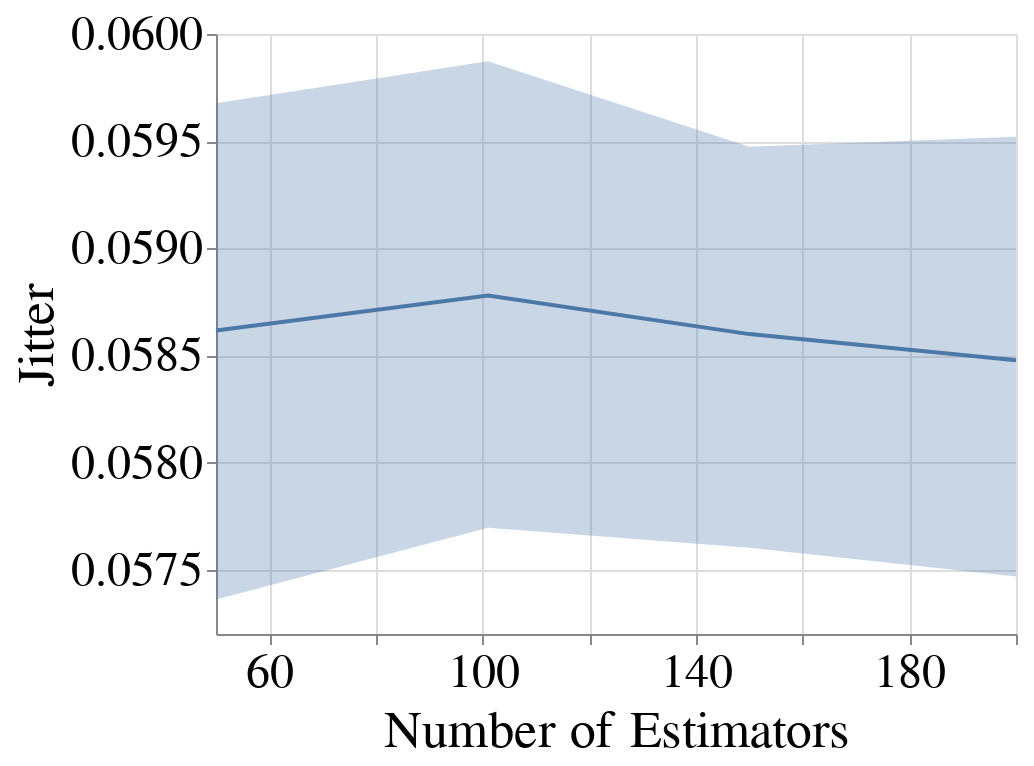

Notebook code cell kept with this figure:
### Code cell
create_plot_for_diff_bootstrap_sizes(all_subgroup_metrics_df,
                                     dataset_name=DATASET_NAMES[0],
                                     metric_name='Jitter',
                                     model_name=MODEL_NAMES[0],
                                     with_band=True)

### Figure 1 — Vega-Lite specification as saved in the notebook (floating-point values rounded to 4 significant figures)
{"config": {"view": {"continuousWidth": 400, "continuousHeight": 300}, "axis": {"labelFontSize": 24, "labelFontWeight": "normal", "titleFontSize": 26, "titleFontWeight": "normal"}, "legend": {"columns": 2, "direction": "horizontal", "labelFontSize": 22, "labelLimit": 400, "orient": "top", "symbolStrokeWidth": 10, "titleAnchor": "middle", "titleFontSize": 24, "titleLimit": 300}, "title": {"fontSize": 22}}, "layer": [{"mark": {"type": "errorband", "extent": "ci"}, "encoding": {"x": {"field": "Num_Estimators", "scale": {"domain": [50, 200], "nice": false, "zero": false}, "title": "Number of Estimators", "type": "quantitative"}, "y": {"field": "Metric_Value", "scale": {"zero": false}, "title": "Jitter", "type": "quantitative"}}}, {"mark": "line", "encoding": {"x": {"field": "Num_Estimators", "scale": {"domain": [50, 200], "nice": false, "zero": false}, "title": "Number of Estimators", "type": "quantitative"}, "y": {"aggregate": "mean", "field": "Metric_Value", "scale": {"zero": false}, "title": "Jitter", "type": "quantitative"}}}], "data": {"name": "data-bb3a5fdf5d8859f1addfc0b572a5b0fa"}, "$schema": "https://vega.github.io/schema/vega-lite/v4.17.0.json", "datasets": {"data-bb3a5fdf5d8859f1addfc0b572a5b0fa": [{"Metric": "Jitter", "Model_Name": "RandomForestClassifier", "Dataset_Name": "Folktables_CA_2018_Income", "Num_Estimators": 50, "Record_Create_Date_Time": "2024-02-24T15:56:18.751000", "Session_Uuid": "f12c5c59-e58a-4f5a-bc5b-e33f81189fd7", "Experiment_Iteration": "Exp_iter_1", "Dataset_Split_Seed": 100, "Fair_Intervention_Params_Lst": "[0.0]", "Intervention_Param": 0.0, "Run_Start_Date_Time": "2024-02-24T15:47:09.491000", "Subgroup": "overall", "Metric_Value": 0.05772}, {"Metric": "Jitter", "Model_Name": "RandomForestClassifier", "Dataset_Name": "Folktables_CA_2018_Income", "Num_Estimators": 50, "Record_Create_Date_Time": "2024-02-24T16:22:05.351000", "Session_Uuid": "f12c5c59-e58a-4f5a-bc5b-e33f81189fd7", "Experiment_Iteration": "Exp_iter_2", "Dataset_Split_Seed": 200, "Fair_Intervention_Params_Lst": "[0.0]", "Intervention_Param": 0.0, "Run_Start_Date_Time": "2024-02-24T16:12:38.307000", "Subgroup": "overall", "Metric_Value": 0.06017}, {"Metric": "Jitter", "Model_Name": "RandomForestClassifier", "Dataset_Name": "Folktables_CA_2018_Income", "Num_Estimators": 50, "Record_Create_Date_Time": "2024-02-24T16:23:55.740000", "Session_Uuid": "f12c5c59-e58a-4f5a-bc5b-e33f81189fd7", "Experiment_Iteration": "Exp_iter_4", "Dataset_Split_Seed": 400, "Fair_Intervention_Params_Lst": "[0.0]", "Intervention_Param": 0.0, "Run_Start_Date_Time": "2024-02-24T16:14:35.126000", "Subgroup": "overall", "Metric_Value": 0.05632}, {"Metric": "Jitter", "Model_Name": "RandomForestClassifier", "Dataset_Name": "Folktables_CA_2018_Income", "Num_Estimators": 50, "Record_Create_Date_Time": "2024-02-24T16:31:34.018000", "Session_Uuid": "f12c5c59-e58a-4f5a-bc5b-e33f81189fd7", "Experiment_Iteration": "Exp_iter_3", "Dataset_Split_Seed": 300, "Fair_Intervention_Params_Lst": "[0.0]", "Intervention_Param": 0.0, "Run_Start_Date_Time": "2024-02-24T16:22:06.233000", "Subgroup": "overall", "Metric_Value": 0.0592}, {"Metric": "Jitter", "Model_Name": "RandomForestClassifier", "Dataset_Name": "Folktables_CA_2018_Income", "Num_Estimators": 50, "Record_Create_Date_Time": "2024-02-24T16:33:13.931000", "Session_Uuid": "f12c5c59-e58a-4f5a-bc5b-e33f81189fd7", "Experiment_Iteration": "Exp_iter_5", "Dataset_Split_Seed": 500, "Fair_Intervention_Params_Lst": "[0.0]", "Intervention_Param": 0.0, "Run_Start_Date_Time": "2024-02-24T16:23:57.349000", "Subgroup": "overall", "Metric_Value": 0.06025}, {"Metric": "Jitter", "Model_Name": "RandomForestClassifier", "Dataset_Name": "Folktables_CA_2018_Income", "Num_Estimators": 50, "Record_Create_Date_Time": "2024-02-24T16:42:30.408000", "Session_Uuid": "f12c5c59-e58a-4f5a-bc5b-e33f81189fd7", "Experiment_Iteration": "Exp_iter_6", "Dataset_Split_Seed": 600, "Fair_Intervention_Params_Lst": "[0.0]", "Intervention_Param": 0.0, "Run_Start_Date_Time": "2024-02-24T16:33:15.280000", "Subgroup": "overall", "Metric_Value": 0.05804}, {"Metric": "Jitter", "Model_Name": "RandomForestClassifier", "Dataset_Name": "Folktables_CA_2018_Income", "Num_Estimators": 101, "Record_Create_Date_Time": "2024-02-24T16:37:30.256000", "Session_Uuid": "d9a91e93-d876-40fe-98be-41ec023e789f", "Experiment_Iteration": "Exp_iter_1", "Dataset_Split_Seed": 100, "Fair_Intervention_Params_Lst": "[0.0]", "Intervention_Param": 0.0, "Run_Start_Date_Time": "2024-02-24T16:17:02.907000", "Subgroup": "overall", "Metric_Value": 0.05729}, {"Metric": "Jitter", "Model_Name": "RandomForestClassifier", "Dataset_Name": "Folktables_CA_2018_Income", "Num_Estimators": 101, "Record_Create_Date_Time": "2024-02-24T16:38:15.529000", "Session_Uuid": "d9a91e93-d876-40fe-98be-41ec023e789f", "Experiment_Iteration": "Exp_iter_4", "Dataset_Split_Seed": 400, "Fair_Intervention_Params_Lst": "[0.0]", "Intervention_Param": 0.0, "Run_Start_Date_Time": "2024-02-24T16:19:14.752000", "Subgroup": "overall", "Metric_Value": 0.0571}, {"Metric": "Jitter", "Model_Name": "RandomForestClassifier", "Dataset_Name": "Folktables_CA_2018_Income", "Num_Estimators": 101, "Record_Create_Date_Time": "2024-02-24T16:56:06.997000", "Session_Uuid": "d9a91e93-d876-40fe-98be-41ec023e789f", "Experiment_Iteration": "Exp_iter_5", "Dataset_Split_Seed": 500, "Fair_Intervention_Params_Lst": "[0.0]", "Intervention_Param": 0.0, "Run_Start_Date_Time": "2024-02-24T16:38:16.381000", "Subgroup": "overall", "Metric_Value": 0.0595}, {"Metric": "Jitter", "Model_Name": "RandomForestClassifier", "Dataset_Name": "Folktables_CA_2018_Income", "Num_Estimators": 101, "Record_Create_Date_Time": "2024-02-24T16:56:31.109000", "Session_Uuid": "d9a91e93-d876-40fe-98be-41ec023e789f", "Experiment_Iteration": "Exp_iter_2", "Dataset_Split_Seed": 200, "Fair_Intervention_Params_Lst": "[0.0]", "Intervention_Param": 0.0, "Run_Start_Date_Time": "2024-02-24T16:37:32.273000", "Subgroup": "overall", "Metric_Value": 0.06046}, {"Metric": "Jitter", "Model_Name": "RandomForestClassifier", "Dataset_Name": "Folktables_CA_2018_Income", "Num_Estimators": 101, "Record_Create_Date_Time": "2024-02-24T17:14:00.415000", "Session_Uuid": "d9a91e93-d876-40fe-98be-41ec023e789f", "Experiment_Iteration": "Exp_iter_6", "Dataset_Split_Seed": 600, "Fair_Intervention_Params_Lst": "[0.0]", "Intervention_Param": 0.0, "Run_Start_Date_Time": "2024-02-24T16:56:08.482000", "Subgroup": "overall", "Metric_Value": 0.05789}, {"Metric": "Jitter", "Model_Name": "RandomForestClassifier", "Dataset_Name": "Folktables_CA_2018_Income", "Num_Estimators": 101, "Record_Create_Date_Time": "2024-02-24T17:16:47.581000", "Session_Uuid": "d9a91e93-d876-40fe-98be-41ec023e789f", "Experiment_Iteration": "Exp_iter_3", "Dataset_Split_Seed": 300, "Fair_Intervention_Params_Lst": "[0.0]", "Intervention_Param": 0.0, "Run_Start_Date_Time": "2024-02-24T16:56:31.776000", "Subgroup": "overall", "Metric_Value": 0.06043}, {"Metric": "Jitter", "Model_Name": "RandomForestClassifier", "Dataset_Name": "Folktables_CA_2018_Income", "Num_Estimators": 150, "Record_Create_Date_Time": "2024-02-24T16:49:46.953000", "Session_Uuid": "c4ce3ca1-31dc-4742-9386-91112ff5ed69", "Experiment_Iteration": "Exp_iter_1", "Dataset_Split_Seed": 100, "Fair_Intervention_Params_Lst": "[0.0]", "Intervention_Param": 0.0, "Run_Start_Date_Time": "2024-02-24T16:21:02.579000", "Subgroup": "overall", "Metric_Value": 0.05751}, {"Metric": "Jitter", "Model_Name": "RandomForestClassifier", "Dataset_Name": "Folktables_CA_2018_Income", "Num_Estimators": 150, "Record_Create_Date_Time": "2024-02-24T16:51:35.220000", "Session_Uuid": "c4ce3ca1-31dc-4742-9386-91112ff5ed69", "Experiment_Iteration": "Exp_iter_4", "Dataset_Split_Seed": 400, "Fair_Intervention_Params_Lst": "[0.0]", "Intervention_Param": 0.0, "Run_Start_Date_Time": "2024-02-24T16:22:29.728000", "Subgroup": "overall", "Metric_Value": 0.05727}, {"Metric": "Jitter", "Model_Name": "RandomForestClassifier", "Dataset_Name": "Folktables_CA_2018_Income", "Num_Estimators": 150, "Record_Create_Date_Time": "2024-02-24T17:17:29.502000", "Session_Uuid": "c4ce3ca1-31dc-4742-9386-91112ff5ed69", "Experiment_Iteration": "Exp_iter_2", "Dataset_Split_Seed": 200, "Fair_Intervention_Params_Lst": "[0.0]", "Intervention_Param": 0.0, "Run_Start_Date_Time": "2024-02-24T16:49:48.735000", "Subgroup": "overall", "Metric_Value": 0.06052}, {"Metric": "Jitter", "Model_Name": "RandomForestClassifier", "Dataset_Name": "Folktables_CA_2018_Income", "Num_Estimators": 150, "Record_Create_Date_Time": "2024-02-24T17:19:15.604000", "Session_Uuid": "c4ce3ca1-31dc-4742-9386-91112ff5ed69", "Experiment_Iteration": "Exp_iter_5", "Dataset_Split_Seed": 500, "Fair_Intervention_Params_Lst": "[0.0]", "Intervention_Param": 0.0, "Run_Start_Date_Time": "2024-02-24T16:51:36.152000", "Subgroup": "overall", "Metric_Value": 0.05909}, {"Metric": "Jitter", "Model_Name": "RandomForestClassifier", "Dataset_Name": "Folktables_CA_2018_Income", "Num_Estimators": 150, "Record_Create_Date_Time": "2024-02-24T17:44:59.737000", "Session_Uuid": "c4ce3ca1-31dc-4742-9386-91112ff5ed69", "Experiment_Iteration": "Exp_iter_3", "Dataset_Split_Seed": 300, "Fair_Intervention_Params_Lst": "[0.0]", "Intervention_Param": 0.0, "Run_Start_Date_Time": "2024-02-24T17:17:30.335000", "Subgroup": "overall", "Metric_Value": 0.05951}, {"Metric": "Jitter", "Model_Name": "RandomForestClassifier", "Dataset_Name": "Folktables_CA_2018_Income", "Num_Estimators": 150, "Record_Create_Date_Time": "2024-02-24T17:51:00.188000", "Session_Uuid": "c4ce3ca1-31dc-4742-9386-91112ff5ed69", "Experiment_Iteration": "Exp_iter_6", "Dataset_Split_Seed": 600, "Fair_Intervention_Params_Lst": "[0.0]", "Intervention_Param": 0.0, "Run_Start_Date_Time": "2024-02-24T17:19:16.606000", "Subgroup": "overall", "Metric_Value": 0.05769}, {"Metric": "Jitter", "Model_Name": "RandomForestClassifier", "Dataset_Name": "Folktables_CA_2018_Income", "Num_Estimators": 200, "Record_Create_Date_Time": "2024-02-24T17:02:40.552000", "Session_Uuid": "f7c0575e-6607-4d44-a07c-0facc7afa75a", "Experiment_Iteration": "Exp_iter_1", "Dataset_Split_Seed": 100, "Fair_Intervention_Params_Lst": "[0.0]", "Intervention_Param": 0.0, "Run_Start_Date_Time": "2024-02-24T16:24:50.154000", "Subgroup": "overall", "Metric_Value": 0.05705}, {"Metric": "Jitter", "Model_Name": "RandomForestClassifier", "Dataset_Name": "Folktables_CA_2018_Income", "Num_Estimators": 200, "Record_Create_Date_Time": "2024-02-24T17:03:51.676000", "Session_Uuid": "f7c0575e-6607-4d44-a07c-0facc7afa75a", "Experiment_Iteration": "Exp_iter_4", "Dataset_Split_Seed": 400, "Fair_Intervention_Params_Lst": "[0.0]", "Intervention_Param": 0.0, "Run_Start_Date_Time": "2024-02-24T16:26:27.589000", "Subgroup": "overall", "Metric_Value": 0.05707}, {"Metric": "Jitter", "Model_Name": "RandomForestClassifier", "Dataset_Name": "Folktables_CA_2018_Income", "Num_Estimators": 200, "Record_Create_Date_Time": "2024-02-24T17:40:28.215000", "Session_Uuid": "f7c0575e-6607-4d44-a07c-0facc7afa75a", "Experiment_Iteration": "Exp_iter_2", "Dataset_Split_Seed": 200, "Fair_Intervention_Params_Lst": "[0.0]", "Intervention_Param": 0.0, "Run_Start_Date_Time": "2024-02-24T17:02:42.217000", "Subgroup": "overall", "Metric_Value": 0.06076}, {"Metric": "Jitter", "Model_Name": "RandomForestClassifier", "Dataset_Name": "Folktables_CA_2018_Income", "Num_Estimators": 200, "Record_Create_Date_Time": "2024-02-24T17:40:34.814000", "Session_Uuid": "f7c0575e-6607-4d44-a07c-0facc7afa75a", "Experiment_Iteration": "Exp_iter_5", "Dataset_Split_Seed": 500, "Fair_Intervention_Params_Lst": "[0.0]", "Intervention_Param": 0.0, "Run_Start_Date_Time": "2024-02-24T17:03:53.248000", "Subgroup": "overall", "Metric_Value": 0.05888}, {"Metric": "Jitter", "Model_Name": "RandomForestClassifier", "Dataset_Name": "Folktables_CA_2018_Income", "Num_Estimators": 200, "Record_Create_Date_Time": "2024-02-24T18:19:55.214000", "Session_Uuid": "f7c0575e-6607-4d44-a07c-0facc7afa75a", "Experiment_Iteration": "Exp_iter_6", "Dataset_Split_Seed": 600, "Fair_Intervention_Params_Lst": "[0.0]", "Intervention_Param": 0.0, "Run_Start_Date_Time": "2024-02-24T17:40:36.324000", "Subgroup": "overall", "Metric_Value": 0.0577}, {"Metric": "Jitter", "Model_Name": "RandomForestClassifier", "Dataset_Name": "Folktables_CA_2018_Income", "Num_Estimators": 200, "Record_Create_Date_Time": "2024-02-24T18:19:57.060000", "Session_Uuid": "f7c0575e-6607-4d44-a07c-0facc7afa75a", "Experiment_Iteration": "Exp_iter_3", "Dataset_Split_Seed": 300, "Fair_Intervention_Params_Lst": "[0.0]", "Intervention_Param": 0.0, "Run_Start_Date_Time": "2024-02-24T17:40:29.022000", "Subgroup": "overall", "Metric_Value": 0.05941}]}}
